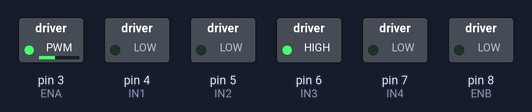
This sketch was run on a simulated Arduino Uno, built with avr-gcc and run on an emulated ATmega328P. Shown: switched loads named in the sketch (green lamp = pin HIGH).

Above: at 0.1 s.
At 3.1 s:
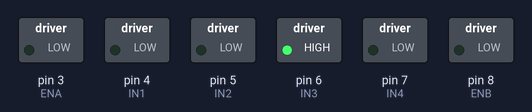
At 4.1 s:
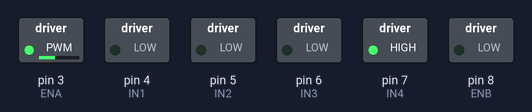
At 6.1 s:
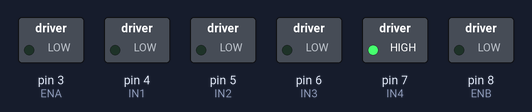
Timing chart, 0 to 7.6 s (numbered marks = the images above):
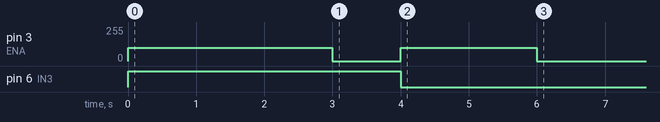

The sketch:

test1.ino
```cpp
const int ENA = 3;
const int IN1 = 4;
const int IN2 = 5;

const int ENB = 8;
const int IN3 = 6;
const int IN4 = 7;


void setup() {
  // put your setup code here, to run once:
  pinMode(ENA, OUTPUT);
  pinMode(IN1, OUTPUT);
  pinMode(IN2, OUTPUT);

  pinMode(ENB, OUTPUT);
  pinMode(IN3, OUTPUT);
  pinMode(IN4, OUTPUT);

  // motor speed
  analogWrite(ENA, 100);
  analogWrite(ENB, 100);

  digitalWrite(IN3, HIGH);
  digitalWrite(IN4, LOW);

  delay(3000);

  analogWrite(ENA, 0);
  analogWrite(ENB, 0);

  delay(1000);

  analogWrite(ENA, 100);
  analogWrite(ENB, 100);

  digitalWrite(IN3, LOW);
  digitalWrite(IN4, HIGH);

  delay(2000);

  analogWrite(ENA, 0);
  analogWrite(ENB, 0);
}

void loop() {
  // put your main code here, to run repeatedly:

}
```
